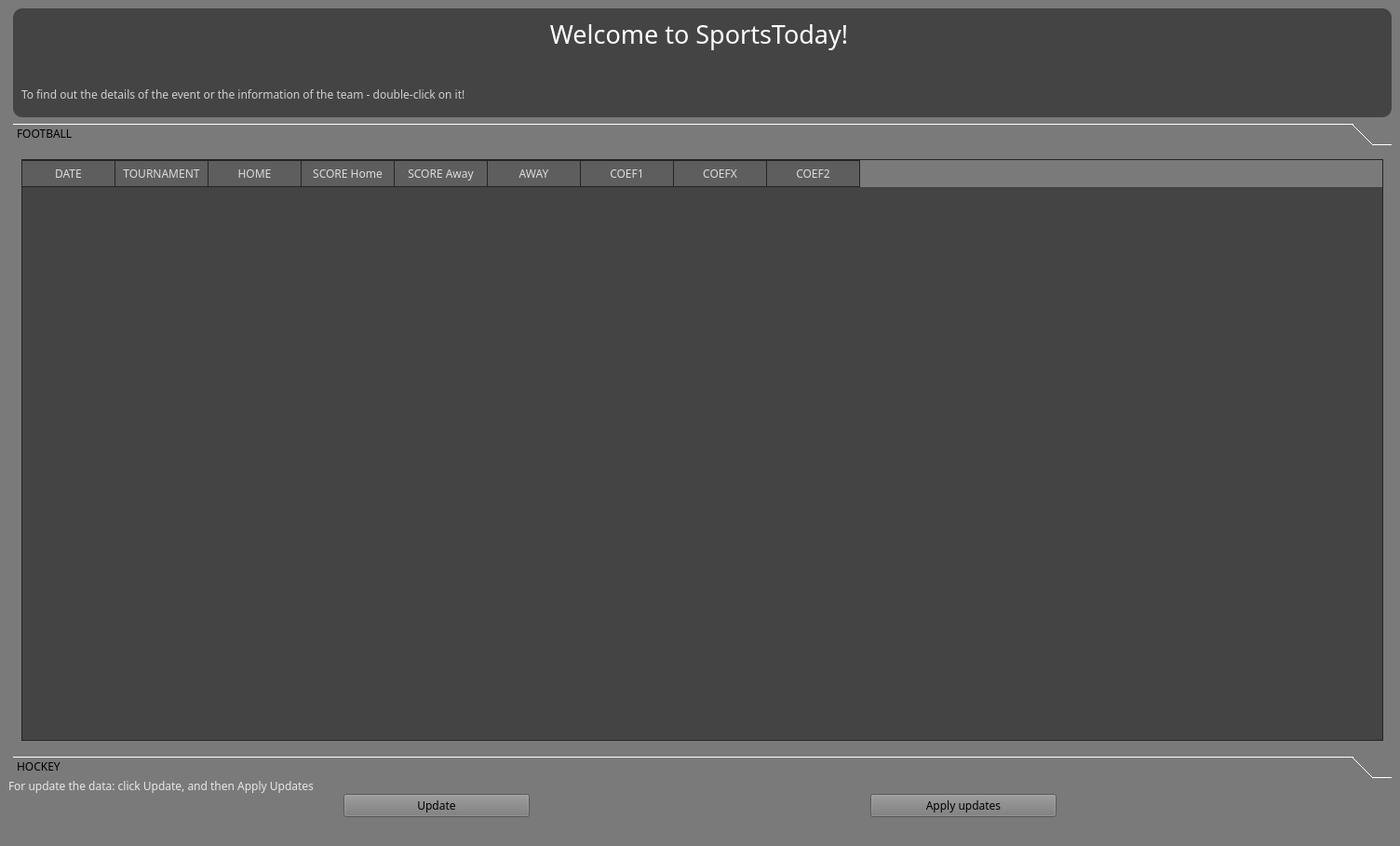
<?xml version="1.0" encoding="UTF-8"?>
<ui version="4.0">
 <class>MainWindow</class>
 <widget class="QMainWindow" name="MainWindow">
  <property name="geometry">
   <rect>
    <x>0</x>
    <y>0</y>
    <width>1504</width>
    <height>909</height>
   </rect>
  </property>
  <property name="windowTitle">
   <string>SportsToday</string>
  </property>
  <property name="windowIcon">
   <iconset theme="applications-development">
    <normaloff>icon.ico</normaloff>icon.ico</iconset>
  </property>
  <property name="styleSheet">
   <string notr="true">background-color: rgb(122, 122, 122);
font-family: Noto Sans SC;
font-family-color: rgb(255, 255, 255)</string>
  </property>
  <widget class="QWidget" name="centralwidget">
   <layout class="QGridLayout" name="gridLayout_3" rowstretch="2,0,0" rowminimumheight="0,0,0">
    <property name="verticalSpacing">
     <number>0</number>
    </property>
    <item row="2" column="0">
     <layout class="QHBoxLayout" name="horizontalLayout_3" stretch="0,0">
      <property name="spacing">
       <number>6</number>
      </property>
      <property name="sizeConstraint">
       <enum>QLayout::SetMinimumSize</enum>
      </property>
      <item>
       <widget class="QPushButton" name="Update_btn">
        <property name="maximumSize">
         <size>
          <width>200</width>
          <height>16777215</height>
         </size>
        </property>
        <property name="styleSheet">
         <string notr="true">QText{
color: rgb(255, 255, 255)
}</string>
        </property>
        <property name="text">
         <string>Update</string>
        </property>
       </widget>
      </item>
      <item>
       <widget class="QPushButton" name="apply_btn">
        <property name="maximumSize">
         <size>
          <width>200</width>
          <height>16777215</height>
         </size>
        </property>
        <property name="text">
         <string>Apply updates</string>
        </property>
       </widget>
      </item>
     </layout>
    </item>
    <item row="1" column="0">
     <widget class="QLabel" name="label_3">
      <property name="styleSheet">
       <string notr="true">color: rgb(231, 231, 231)</string>
      </property>
      <property name="text">
       <string>For update the data: click Update, and then Apply Updates</string>
      </property>
     </widget>
    </item>
    <item row="0" column="0">
     <layout class="QHBoxLayout" name="horizontalLayout_2" stretch="4">
      <property name="spacing">
       <number>0</number>
      </property>
      <item>
       <layout class="QVBoxLayout" name="verticalLayout" stretch="1,6">
        <property name="spacing">
         <number>5</number>
        </property>
        <property name="sizeConstraint">
         <enum>QLayout::SetDefaultConstraint</enum>
        </property>
        <property name="leftMargin">
         <number>5</number>
        </property>
        <property name="topMargin">
         <number>0</number>
        </property>
        <property name="rightMargin">
         <number>0</number>
        </property>
        <property name="bottomMargin">
         <number>0</number>
        </property>
        <item>
         <widget class="QFrame" name="frame_3">
          <property name="styleSheet">
           <string notr="true">background-color: rgb(68, 68, 68);
border-radius: 10px</string>
          </property>
          <property name="frameShape">
           <enum>QFrame::StyledPanel</enum>
          </property>
          <property name="frameShadow">
           <enum>QFrame::Raised</enum>
          </property>
          <layout class="QGridLayout" name="gridLayout_2">
           <item row="0" column="0">
            <layout class="QVBoxLayout" name="verticalLayout_2" stretch="0,0">
             <property name="spacing">
              <number>30</number>
             </property>
             <property name="leftMargin">
              <number>0</number>
             </property>
             <item>
              <widget class="QLabel" name="label">
               <property name="font">
                <font>
                 <family>Noto Sans SC</family>
                 <pointsize>20</pointsize>
                </font>
               </property>
               <property name="styleSheet">
                <string notr="true">QLabel{
color: white
}</string>
               </property>
               <property name="text">
                <string>Welcome to SportsToday! </string>
               </property>
               <property name="alignment">
                <set>Qt::AlignCenter</set>
               </property>
              </widget>
             </item>
             <item>
              <widget class="QLabel" name="label_2">
               <property name="font">
                <font>
                 <family>Noto Sans SC</family>
                 <pointsize>9</pointsize>
                </font>
               </property>
               <property name="styleSheet">
                <string notr="true">color: rgb(209, 209, 209)</string>
               </property>
               <property name="text">
                <string>To find out the details of the event or the information of the team - double-click on it!</string>
               </property>
              </widget>
             </item>
            </layout>
           </item>
          </layout>
         </widget>
        </item>
        <item>
         <layout class="QHBoxLayout" name="horizontalLayout" stretch="0">
          <property name="spacing">
           <number>5</number>
          </property>
          <property name="leftMargin">
           <number>0</number>
          </property>
          <property name="topMargin">
           <number>0</number>
          </property>
          <property name="rightMargin">
           <number>0</number>
          </property>
          <property name="bottomMargin">
           <number>0</number>
          </property>
          <item>
           <widget class="QToolBox" name="toolBox">
            <property name="styleSheet">
             <string notr="true"/>
            </property>
            <property name="currentIndex">
             <number>0</number>
            </property>
            <widget class="QWidget" name="FOOTBALL">
             <property name="geometry">
              <rect>
               <x>0</x>
               <y>0</y>
               <width>1476</width>
               <height>631</height>
              </rect>
             </property>
             <attribute name="label">
              <string>FOOTBALL</string>
             </attribute>
             <layout class="QVBoxLayout" name="verticalLayout_3">
              <item>
               <widget class="QTableWidget" name="tableWidget_football">
                <property name="font">
                 <font>
                  <family>Noto Sans SC</family>
                  <pointsize>12</pointsize>
                 </font>
                </property>
                <property name="contextMenuPolicy">
                 <enum>Qt::PreventContextMenu</enum>
                </property>
                <property name="autoFillBackground">
                 <bool>false</bool>
                </property>
                <property name="styleSheet">
                 <string notr="true">
QTableWidget{
color:#DCDCDC;
background:#444444;
border:1px solid #242424;
alternate-background-color:#525252;
gridline-color:#242424;
}
 
QTableWidget::item:selected{
color:#DCDCDC;
background:qlineargradient(spread:pad,x1:0,y1:0,x2:0,y2:1,stop:0 #484848,stop:1 #383838);
}
 
QTableWidget::item:hover{
background:#5B5B5B;
}
QHeaderView::section{
text-align:center;
background:#5E5E5E;
padding:3px;
margin:0px;
color:#DCDCDC;
border:1px solid #242424;
border-left-width:0;
}
 
QScrollBar:vertical{
background:#484848;
padding:0px;
border-radius:6px;
max-width:12px;
}
 
 
QScrollBar::handle:vertical{
background:#CCCCCC;
}
 
QScrollBar::handle:hover:vertical,QScrollBar::handle:pressed:vertical{
background:#A7A7A7;
}
QScrollBar::sub-page:vertical{
background:444444;
}
 
 
QScrollBar::add-page:vertical{
background:5B5B5B;
}
 
QScrollBar::add-line:vertical{
background:none;
}
QScrollBar::sub-line:vertical{
background:none;
}</string>
                </property>
                <property name="frameShape">
                 <enum>QFrame::Box</enum>
                </property>
                <property name="sizeAdjustPolicy">
                 <enum>QAbstractScrollArea::AdjustIgnored</enum>
                </property>
                <property name="editTriggers">
                 <set>QAbstractItemView::NoEditTriggers</set>
                </property>
                <property name="defaultDropAction">
                 <enum>Qt::IgnoreAction</enum>
                </property>
                <property name="alternatingRowColors">
                 <bool>true</bool>
                </property>
                <property name="selectionMode">
                 <enum>QAbstractItemView::ExtendedSelection</enum>
                </property>
                <property name="selectionBehavior">
                 <enum>QAbstractItemView::SelectItems</enum>
                </property>
                <property name="textElideMode">
                 <enum>Qt::ElideRight</enum>
                </property>
                <property name="verticalScrollMode">
                 <enum>QAbstractItemView::ScrollPerItem</enum>
                </property>
                <property name="horizontalScrollMode">
                 <enum>QAbstractItemView::ScrollPerItem</enum>
                </property>
                <property name="showGrid">
                 <bool>true</bool>
                </property>
                <property name="gridStyle">
                 <enum>Qt::SolidLine</enum>
                </property>
                <property name="wordWrap">
                 <bool>true</bool>
                </property>
                <attribute name="horizontalHeaderVisible">
                 <bool>true</bool>
                </attribute>
                <attribute name="horizontalHeaderCascadingSectionResizes">
                 <bool>true</bool>
                </attribute>
                <attribute name="horizontalHeaderShowSortIndicator" stdset="0">
                 <bool>false</bool>
                </attribute>
                <attribute name="horizontalHeaderStretchLastSection">
                 <bool>false</bool>
                </attribute>
                <attribute name="verticalHeaderVisible">
                 <bool>false</bool>
                </attribute>
                <column>
                 <property name="text">
                  <string>DATE</string>
                 </property>
                 <property name="foreground">
                  <brush brushstyle="NoBrush">
                   <color alpha="0">
                    <red>0</red>
                    <green>0</green>
                    <blue>0</blue>
                   </color>
                  </brush>
                 </property>
                </column>
                <column>
                 <property name="text">
                  <string>TOURNAMENT</string>
                 </property>
                </column>
                <column>
                 <property name="text">
                  <string>HOME</string>
                 </property>
                </column>
                <column>
                 <property name="text">
                  <string>SCORE Home</string>
                 </property>
                </column>
                <column>
                 <property name="text">
                  <string>SCORE Away</string>
                 </property>
                </column>
                <column>
                 <property name="text">
                  <string>AWAY</string>
                 </property>
                </column>
                <column>
                 <property name="text">
                  <string>COEF1</string>
                 </property>
                </column>
                <column>
                 <property name="text">
                  <string>COEFX</string>
                 </property>
                </column>
                <column>
                 <property name="text">
                  <string>COEF2</string>
                 </property>
                </column>
               </widget>
              </item>
             </layout>
            </widget>
            <widget class="QWidget" name="HOCKEY">
             <property name="geometry">
              <rect>
               <x>0</x>
               <y>0</y>
               <width>1476</width>
               <height>631</height>
              </rect>
             </property>
             <attribute name="label">
              <string>HOCKEY</string>
             </attribute>
             <layout class="QGridLayout" name="gridLayout">
              <item row="0" column="0">
               <widget class="QTableWidget" name="tableWidget_hockey">
                <property name="font">
                 <font>
                  <family>Noto Sans SC</family>
                  <pointsize>12</pointsize>
                 </font>
                </property>
                <property name="contextMenuPolicy">
                 <enum>Qt::PreventContextMenu</enum>
                </property>
                <property name="autoFillBackground">
                 <bool>false</bool>
                </property>
                <property name="styleSheet">
                 <string notr="true">
QTableWidget{
color:#DCDCDC;
background:#444444;
border:1px solid #242424;
alternate-background-color:#525252;
gridline-color:#242424;
}
 
QTableWidget::item:selected{
color:#DCDCDC;
background:qlineargradient(spread:pad,x1:0,y1:0,x2:0,y2:1,stop:0 #484848,stop:1 #383838);
}
 
QTableWidget::item:hover{
background:#5B5B5B;
}
QHeaderView::section{
text-align:center;
background:#5E5E5E;
padding:3px;
margin:0px;
color:#DCDCDC;
border:1px solid #242424;
border-left-width:0;
}
 
QScrollBar:vertical{
background:#484848;
padding:0px;
border-radius:6px;
max-width:12px;
}
 
 
QScrollBar::handle:vertical{
background:#CCCCCC;
}
 
QScrollBar::handle:hover:vertical,QScrollBar::handle:pressed:vertical{
background:#A7A7A7;
}
QScrollBar::sub-page:vertical{
background:444444;
}
 
 
QScrollBar::add-page:vertical{
background:5B5B5B;
}
 
QScrollBar::add-line:vertical{
background:none;
}
QScrollBar::sub-line:vertical{
background:none;
}</string>
                </property>
                <property name="frameShape">
                 <enum>QFrame::Box</enum>
                </property>
                <property name="sizeAdjustPolicy">
                 <enum>QAbstractScrollArea::AdjustIgnored</enum>
                </property>
                <property name="editTriggers">
                 <set>QAbstractItemView::NoEditTriggers</set>
                </property>
                <property name="defaultDropAction">
                 <enum>Qt::IgnoreAction</enum>
                </property>
                <property name="alternatingRowColors">
                 <bool>true</bool>
                </property>
                <property name="selectionMode">
                 <enum>QAbstractItemView::ExtendedSelection</enum>
                </property>
                <property name="selectionBehavior">
                 <enum>QAbstractItemView::SelectItems</enum>
                </property>
                <property name="textElideMode">
                 <enum>Qt::ElideRight</enum>
                </property>
                <property name="verticalScrollMode">
                 <enum>QAbstractItemView::ScrollPerItem</enum>
                </property>
                <property name="horizontalScrollMode">
                 <enum>QAbstractItemView::ScrollPerItem</enum>
                </property>
                <property name="showGrid">
                 <bool>true</bool>
                </property>
                <property name="gridStyle">
                 <enum>Qt::SolidLine</enum>
                </property>
                <property name="wordWrap">
                 <bool>true</bool>
                </property>
                <attribute name="horizontalHeaderVisible">
                 <bool>true</bool>
                </attribute>
                <attribute name="horizontalHeaderCascadingSectionResizes">
                 <bool>true</bool>
                </attribute>
                <attribute name="horizontalHeaderShowSortIndicator" stdset="0">
                 <bool>false</bool>
                </attribute>
                <attribute name="horizontalHeaderStretchLastSection">
                 <bool>false</bool>
                </attribute>
                <attribute name="verticalHeaderVisible">
                 <bool>false</bool>
                </attribute>
                <column>
                 <property name="text">
                  <string>DATE</string>
                 </property>
                 <property name="foreground">
                  <brush brushstyle="NoBrush">
                   <color alpha="0">
                    <red>0</red>
                    <green>0</green>
                    <blue>0</blue>
                   </color>
                  </brush>
                 </property>
                </column>
                <column>
                 <property name="text">
                  <string>TOURNAMENT</string>
                 </property>
                </column>
                <column>
                 <property name="text">
                  <string>HOME</string>
                 </property>
                </column>
                <column>
                 <property name="text">
                  <string>SCORE Home</string>
                 </property>
                </column>
                <column>
                 <property name="text">
                  <string>SCORE Away</string>
                 </property>
                </column>
                <column>
                 <property name="text">
                  <string>AWAY</string>
                 </property>
                </column>
                <column>
                 <property name="text">
                  <string>COEF1</string>
                 </property>
                </column>
                <column>
                 <property name="text">
                  <string>COEFX</string>
                 </property>
                </column>
                <column>
                 <property name="text">
                  <string>COEF2</string>
                 </property>
                </column>
               </widget>
              </item>
             </layout>
            </widget>
           </widget>
          </item>
         </layout>
        </item>
       </layout>
      </item>
     </layout>
    </item>
   </layout>
  </widget>
  <widget class="QMenuBar" name="menubar">
   <property name="geometry">
    <rect>
     <x>0</x>
     <y>0</y>
     <width>1504</width>
     <height>20</height>
    </rect>
   </property>
  </widget>
  <widget class="QStatusBar" name="statusbar"/>
 </widget>
 <resources/>
 <connections/>
</ui>
